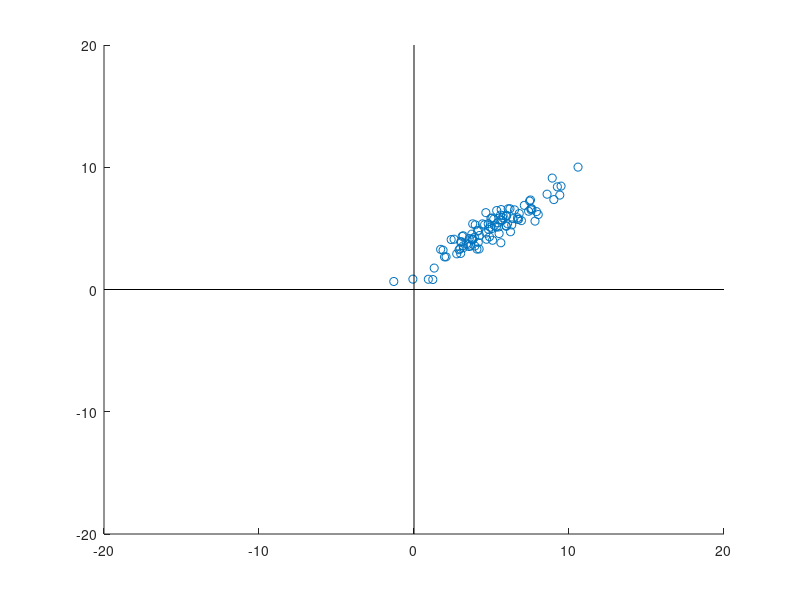
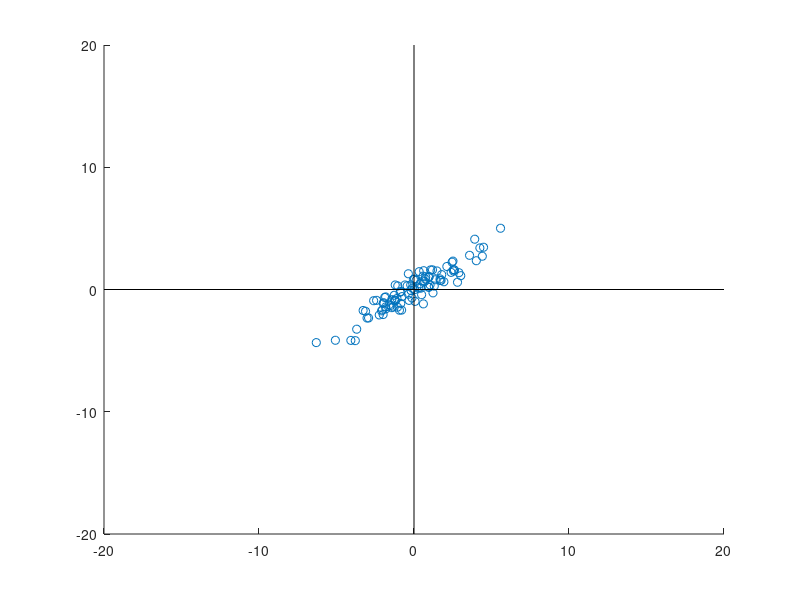
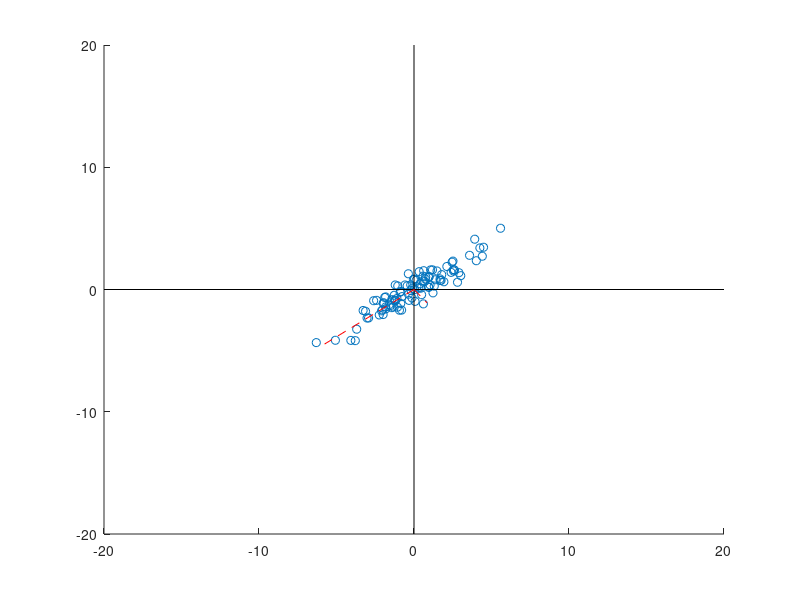
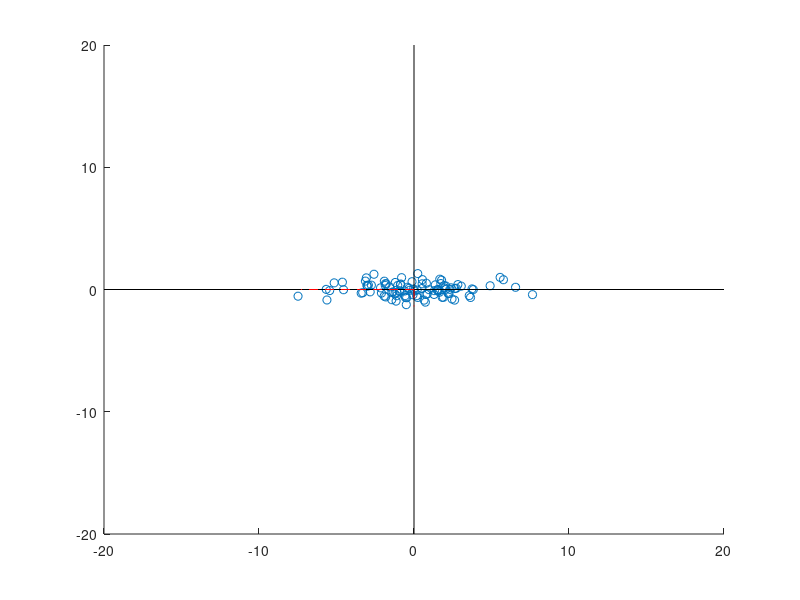

MATLAB code for these plots, in order:
function step_by_step_pca()

x = mnd(100,2,[5 5],[5 4;2 2])';
str = '1. Original data';
disp(str)
figure('Name',str,'NumberTitle','off')
scatter(x(1,:),x(2,:));
add_lines();
pause

mu = mean(x,2);
x_bar = x-repmat(mu,1,size(x,2));

str = '2. Center data';
disp(str)
figure('Name',str,'NumberTitle','off')
scatter(x_bar(1,:),x_bar(2,:));
add_lines();
pause


str = '3. plot eigen vectots scaled by eigen values';
disp(str)
figure('Name',str,'NumberTitle','off')
scatter(x_bar(1,:),x_bar(2,:));
add_lines();
plot_eigen_vectors(cov(x_bar'));
pause

str = '4. Represent the centered data in the eigen vectors space';
disp(str)
figure('Name',str,'NumberTitle','off')

[U, lambda] = eig(cov(x_bar'));
lambda_vec = diag(lambda);
[sorted_lambdas, ind] = sort(lambda_vec,'descend');
U = U(:,ind); %sort matrix

Z_bar = U'*x_bar;
scatter(Z_bar(1,:),Z_bar(2,:));
add_lines();
plot_eigen_vectors(cov(Z_bar'));
pause


str = '5. Shift back the transformed data';
disp(str)
figure('Name',str,'NumberTitle','off')
Z = Z_bar + repmat(mu,1,size(x,2));
scatter(Z(1,:),Z(2,:));
add_lines();
plot_eigen_vectors(cov(Z_bar'));

disp('original eigen vectors')
U

disp('Lets keep just the eigenvector corresponding to the highest eigenvalue.. ')
Uk = U(:,1);
Uk 
Zk_bar = Uk'*x_bar;
%questions: 1. what is the dimention of Zk_bar ? 2. what does Zk_bar represent?
pause

str = '6. Projecting using the k-highest eigenvectors corresponds to a k-rank approximation of the data.'; 
disp(str)
figure('Name',str,'NumberTitle','off')
scatter(Zk_bar,zeros(size(Zk_bar)));
add_lines();
pause


str = '7. Reconstruct the original data';
disp(str)
figure('Name',str,'NumberTitle','off')
X_bar_rec = Uk*Zk_bar;
scatter(X_bar_rec(1,:),X_bar_rec(2,:));
add_lines();
pause

str = '8. Shift back the reconstructed data';
disp(str)
figure('Name',str,'NumberTitle','off')
X_rec = X_bar_rec + repmat(mu,1,size(x,2));
scatter(X_rec(1,:),X_rec(2,:));
add_lines();
pause

end


function add_lines()

	ylim([-20,20]);
	xlim([-20,20]);
	hold on
	plot([-20,20],[0,0],'k-');
	plot([0,0],[-20,20],'k-');
end

function plot_eigen_vectors(mat)

	[U, lambda] = eig(mat);
	lambda_vec = diag(lambda);
	[sorted_lambdas, ind] = sort(lambda_vec,'descend');

	%eigen vectors in the columns 
	Us = U(:,ind); %sorted matrix
	hold on
	scale_f = 5;
	plot(sorted_lambdas(1)*[0,Us(1,1)], sorted_lambdas(1)*[0,Us(2,1)],'r--');
	plot(scale_f*sorted_lambdas(2)*[0,Us(1,2)], scale_f*sorted_lambdas(2)*[0,Us(2,2)],'r--');
end

function x = mnd(N,d,rmean,covariance)
	%Generates a Multivariate Normal Distribution

	[rowsm, colsm] = size(rmean);
	lengthmean = length(rmean);
	[rowsv, colsv] = size(covariance);

	if rowsv ~= colsv 
	    error('Covariance matrix should be square')
	end
	if lengthmean ~= rowsv
	    error('The dimension of the requested mean is not equal to the dimensions of the covariance')
	end
	if d ~= lengthmean
	    error('The mean should have the same dimension as the requested samples')
	end

	if N < 1
	    N=1;
	end

	N=fix(N);

	if (colsm==1)  
	    rmean=rmean';
	end

	x = randn(N,d);  %generate the samples using built in Matlab function
	xmean = mean(x); %calculate the sample mean

	%subtract off the mean when N > 1. This removes any mean from the Matlab generated numbers
	if N>1
	 x=x-repmat(xmean,[N,1]);
	end

	[R,p]=chol(covariance);
	if p>0
	    x=x*sqrtm(covariance);
	else
	    x=x*R;
	end

	x= x+repmat(rmean,[N,1]);
end
